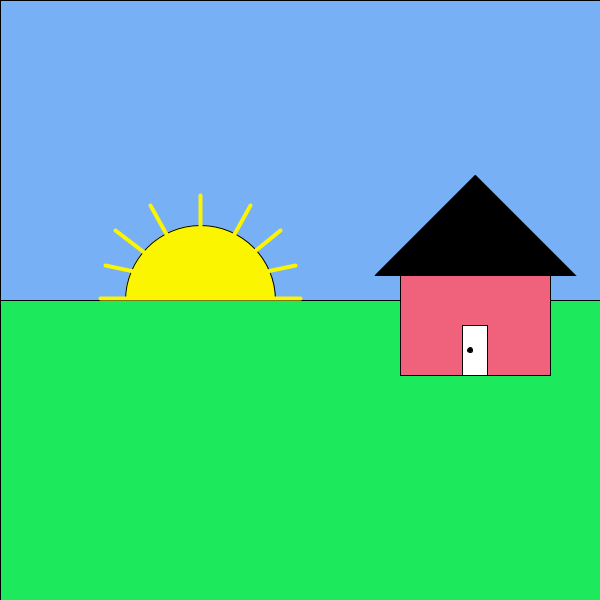
Frame 1 (no input)
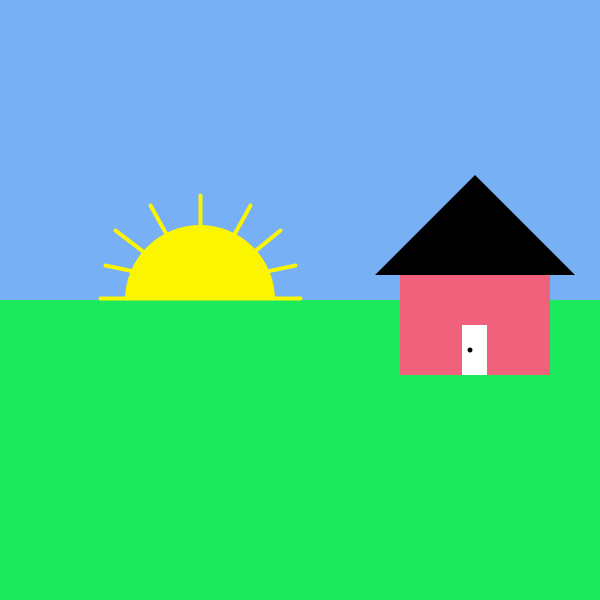
Frame 60 (the mouse pressed at the canvas centre just before this capture)
Frame 120 (the mouse held since frame 60 and released just before this capture): identical to frame 60, image omitted

The Processing sketch that drew these frames (run headless with seeded random() and noise(); from frame 60 on, the mouse is pressed at the canvas centre):

// Processing sketch: Exercise_A1
// ── Exercise_A1.pde
// Michael Lam
// March 7, 2018
// Set A, Exercise 1: A beautiful scenery, minus the sun.

// Last updated June 2, 2018
// - Added additional documentation
// - Updated spacing to make code easier to read

// Initial setup
void setup() {
  size(600, 600);
}

void draw() {
  // Setting properties
  rectMode(CORNER);

  // Sky
  fill(119, 176, 245);
  rect(0, 0, width, height);

  // Sun
  fill(252, 245, 0);
  ellipse(200, 300, 150, 150);

  // Grass
  fill(28, 234, 92);
  rect(0, 300, width, 300);

  // House
  fill(240, 97, 123);
  rect(400, 250, 150, 125);

  // Door
  fill(255, 255, 255);
  rect(462, 325, 25, 50);

  // Doorknob
  fill(0);
  ellipse(470, 350, 5, 5);

  // Roof
  triangle(475, 175, 375, 275, 575, 275);

  // Sun rays
  stroke(252, 245, 0);
  strokeWeight(4);
  line(100, 298, 300, 298);
  line(200, 195, 200, 295);
  line(150, 205, 200, 295);
  line(250, 205, 200, 295);
  line(115, 230, 200, 295);
  line(280, 230, 200, 295);
  line(105, 265, 200, 285);
  line(295, 265, 200, 285);
  noStroke(); // Resets stroke property to prevent drawing an outline on other shapes
}
